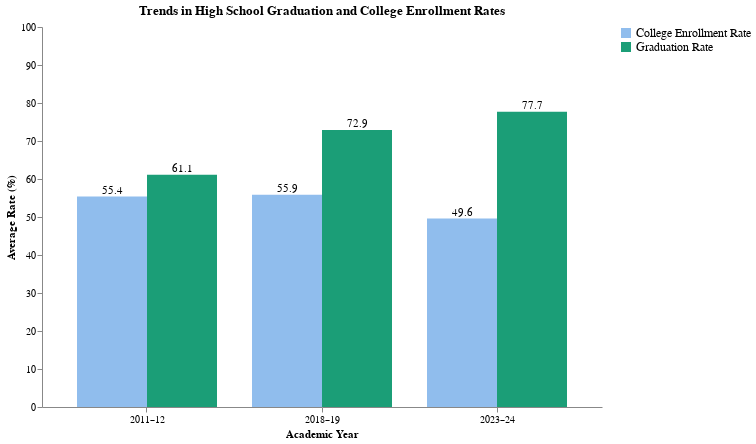

Notebook code cell kept with this figure:
### Code cell
# plot
plot_df = mean_df.melt("Academic_Year", var_name="Rate Type", value_name="Average Rate")

chart = (alt.Chart(plot_df)
    .mark_bar()
    .encode(
        x=alt.X("Academic_Year:N", title="Academic Year", axis=alt.Axis(labelAngle=0)),
        xOffset=alt.XOffset("Rate Type:N"),
        y=alt.Y("Average Rate:Q", title="Average Rate (%)", axis=alt.Axis(grid=False), scale=alt.Scale(domain=[0, 100])),
        color=alt.Color("Rate Type:N", title="",
              scale=alt.Scale(domain=["College Enrollment Rate", "Graduation Rate"],
              range=["#90bded", "#1b9e77"]),
              legend=alt.Legend(titleFontSize=13, labelFontSize=12)))
    .properties(
        width=560, height=380,
        title=alt.TitleParams(
        text="Trends in High School Graduation and College Enrollment Rates")))

labels = (alt.Chart(plot_df)
    .mark_text(dy=-6, fontSize=11)
    .encode(
        x="Academic_Year:N",
        xOffset="Rate Type:N",
        y="Average Rate:Q",
        text=alt.Text("Average Rate:Q", format=".1f"),
        detail="Rate Type:N"))

plot1 = (chart + labels).configure_view(strokeWidth=0)

plot1.save("plot1.svg")

plot1

### Figure 1 — Vega-Lite specification as saved in the notebook (floating-point values rounded to 4 significant figures)
{"config": {"view": {"continuousWidth": 300, "continuousHeight": 300, "strokeWidth": 0}}, "layer": [{"mark": {"type": "bar"}, "encoding": {"color": {"field": "Rate Type", "legend": {"labelFontSize": 12, "titleFontSize": 13}, "scale": {"domain": ["College Enrollment Rate", "Graduation Rate"], "range": ["#90bded", "#1b9e77"]}, "title": "", "type": "nominal"}, "x": {"axis": {"labelAngle": 0}, "field": "Academic_Year", "title": "Academic Year", "type": "nominal"}, "xOffset": {"field": "Rate Type", "type": "nominal"}, "y": {"axis": {"grid": false}, "field": "Average Rate", "scale": {"domain": [0, 100]}, "title": "Average Rate (%)", "type": "quantitative"}}, "title": {"text": "Trends in High School Graduation and College Enrollment Rates"}}, {"mark": {"type": "text", "dy": -6, "fontSize": 11}, "encoding": {"detail": {"field": "Rate Type", "type": "nominal"}, "text": {"field": "Average Rate", "format": ".1f", "type": "quantitative"}, "x": {"field": "Academic_Year", "type": "nominal"}, "xOffset": {"field": "Rate Type", "type": "nominal"}, "y": {"field": "Average Rate", "type": "quantitative"}}}], "data": {"name": "data-93ba898834bfa014a67a21b87a4fd6a1"}, "height": 380, "width": 560, "$schema": "https://vega.github.io/schema/vega-lite/v5.20.1.json", "datasets": {"data-93ba898834bfa014a67a21b87a4fd6a1": [{"Academic_Year": "2011–12", "Rate Type": "College Enrollment Rate", "Average Rate": 55.39}, {"Academic_Year": "2018–19", "Rate Type": "College Enrollment Rate", "Average Rate": 55.86}, {"Academic_Year": "2023–24", "Rate Type": "College Enrollment Rate", "Average Rate": 49.58}, {"Academic_Year": "2011–12", "Rate Type": "Graduation Rate", "Average Rate": 61.11}, {"Academic_Year": "2018–19", "Rate Type": "Graduation Rate", "Average Rate": 72.88}, {"Academic_Year": "2023–24", "Rate Type": "Graduation Rate", "Average Rate": 77.73}]}}
